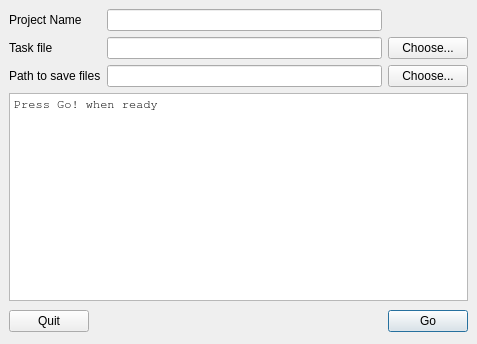
<ui version="4.0" >
 <author></author>
 <comment></comment>
 <exportmacro></exportmacro>
 <class>GUI</class>
 <widget class="QDialog" name="GUI" >
  <property name="geometry" >
   <rect>
    <x>0</x>
    <y>0</y>
    <width>477</width>
    <height>344</height>
   </rect>
  </property>
  <property name="sizePolicy" >
   <sizepolicy>
    <hsizetype>0</hsizetype>
    <vsizetype>0</vsizetype>
    <horstretch>0</horstretch>
    <verstretch>0</verstretch>
   </sizepolicy>
  </property>
  <property name="windowTitle" >
   <string>CLAM Annotator Simac Task Handler</string>
  </property>
  <property name="windowIcon" >
   <iconset>../src/images/annotator-icon1.png</iconset>
  </property>
  <layout class="QVBoxLayout" >
   <property name="margin" >
    <number>9</number>
   </property>
   <property name="spacing" >
    <number>6</number>
   </property>
   <item>
    <layout class="QGridLayout" >
     <property name="margin" >
      <number>0</number>
     </property>
     <property name="spacing" >
      <number>6</number>
     </property>
     <item row="0" column="0" >
      <widget class="QLabel" name="projectLabel" >
       <property name="text" >
        <string>Project Name</string>
       </property>
      </widget>
     </item>
     <item row="1" column="2" >
      <widget class="QPushButton" name="taskButton" >
       <property name="text" >
        <string>Choose...</string>
       </property>
      </widget>
     </item>
     <item row="2" column="1" >
      <widget class="QLineEdit" name="pathEdit" >
       <property name="text" >
        <string/>
       </property>
      </widget>
     </item>
     <item row="2" column="2" >
      <widget class="QPushButton" name="pathButton" >
       <property name="text" >
        <string>Choose...</string>
       </property>
      </widget>
     </item>
     <item row="0" column="1" >
      <widget class="QLineEdit" name="projectEdit" >
       <property name="text" >
        <string/>
       </property>
      </widget>
     </item>
     <item row="1" column="0" >
      <widget class="QLabel" name="taskLabel" >
       <property name="text" >
        <string>Task file</string>
       </property>
      </widget>
     </item>
     <item row="1" column="1" >
      <widget class="QLineEdit" name="taskEdit" >
       <property name="text" >
        <string/>
       </property>
      </widget>
     </item>
     <item row="2" column="0" >
      <widget class="QLabel" name="pathLabel" >
       <property name="text" >
        <string>Path to save files</string>
       </property>
      </widget>
     </item>
    </layout>
   </item>
   <item>
    <widget class="BocaTaskRunner" name="logEdit" >
     <property name="font" >
      <font>
       <family>FreeMono</family>
       <pointsize>10</pointsize>
       <weight>50</weight>
       <italic>false</italic>
       <bold>false</bold>
       <underline>false</underline>
       <strikeout>false</strikeout>
      </font>
     </property>
     <property name="readOnly" >
      <bool>true</bool>
     </property>
     <property name="html" >
      <string>&lt;html>&lt;head>&lt;meta name="qrichtext" content="1" />&lt;/head>&lt;body style=" white-space: pre-wrap; font-family:FreeMono; font-size:10pt; font-weight:400; font-style:normal; text-decoration:none;">&lt;p style=" margin-top:0px; margin-bottom:0px; margin-left:0px; margin-right:0px; -qt-block-indent:0; text-indent:0px; font-size:9pt;">Press Go! when ready&lt;/p>&lt;/body>&lt;/html></string>
     </property>
    </widget>
   </item>
   <item>
    <layout class="QHBoxLayout" >
     <property name="margin" >
      <number>0</number>
     </property>
     <property name="spacing" >
      <number>6</number>
     </property>
     <item>
      <widget class="QPushButton" name="exitButton" >
       <property name="text" >
        <string>Quit</string>
       </property>
      </widget>
     </item>
     <item>
      <spacer>
       <property name="orientation" >
        <enum>Qt::Horizontal</enum>
       </property>
       <property name="sizeHint" >
        <size>
         <width>271</width>
         <height>28</height>
        </size>
       </property>
      </spacer>
     </item>
     <item>
      <widget class="QPushButton" name="goButton" >
       <property name="text" >
        <string>Go</string>
       </property>
       <property name="default" >
        <bool>true</bool>
       </property>
      </widget>
     </item>
    </layout>
   </item>
  </layout>
 </widget>
 <pixmapfunction></pixmapfunction>
 <customwidgets>
  <customwidget>
   <class>BocaTaskRunner</class>
   <extends>QTextBrowser</extends>
   <header>BocaTaskRunner.hxx</header>
   <container>0</container>
   <pixmap></pixmap>
  </customwidget>
 </customwidgets>
 <tabstops>
  <tabstop>projectEdit</tabstop>
  <tabstop>taskEdit</tabstop>
  <tabstop>taskButton</tabstop>
  <tabstop>pathEdit</tabstop>
  <tabstop>pathButton</tabstop>
  <tabstop>exitButton</tabstop>
  <tabstop>goButton</tabstop>
  <tabstop>logEdit</tabstop>
 </tabstops>
 <resources/>
 <connections>
  <connection>
   <sender>exitButton</sender>
   <signal>clicked()</signal>
   <receiver>GUI</receiver>
   <slot>reject()</slot>
   <hints>
    <hint type="sourcelabel" >
     <x>406</x>
     <y>322</y>
    </hint>
    <hint type="destinationlabel" >
     <x>382</x>
     <y>334</y>
    </hint>
   </hints>
  </connection>
 </connections>
</ui>
